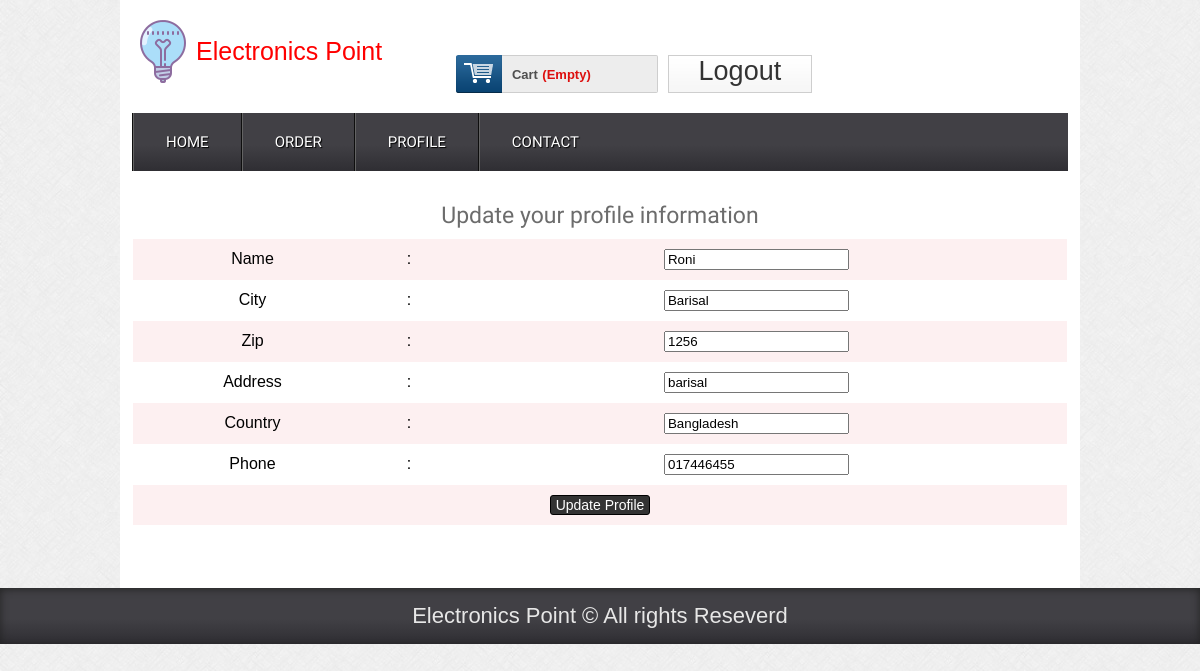
/shop/editprofile.php (signed in), run on the app's committed database.
### tables this page shows
CREATE TABLE `tbl_customer` (
  `csId` int(11) NOT NULL,
  `name` varchar(255) NOT NULL,
  `city` varchar(20) NOT NULL,
  `zip` varchar(20) NOT NULL,
  `email` varchar(50) NOT NULL,
  `address` varchar(255) NOT NULL,
  `country` varchar(20) NOT NULL,
  `phone` varchar(255) NOT NULL,
  `pass` varchar(255) NOT NULL
);

### shop/classes/Customer.php (called while the page is built, shortened)
<?php
$filepath = realpath(dirname(__FILE__));
include_once ($filepath."/../libs/Database.php");
?>
<?php
class Customer
{
	private $db;
	function __construct()
	{
		$this->db = new Database();
	}
	public function getCustomerInfo($csid){
		$sql = "SELECT * FROM tbl_customer WHERE csId='$csid'" ;
		$result = $this->db->select($sql);
		return $result;
	}
}
?>

### shop/libs/Database.php (called while the page is built, shortened)
<?php
Class Database{
	 public $host   = DB_HOST;
	 public $user   = DB_USER;
	 public $pass   = DB_PASS;
	 public $dbname = DB_NAME;
	 public $link;
	private function connectDB(){
		 $this->link = new mysqli($this->host, $this->user, $this->pass,$this->dbname);
	 }
	public function select($query){
	  $result = $this->link->query($query) or die($this->link->error.__LINE__);
		  if($result->num_rows > 0){
		    return $result;
		  }else {
		    return false;
		  }
	 }
}

### shop/libs/Session.php (called while the page is built, shortened)
<?php
class Session{
	 public static function get($key){
	    if (isset($_SESSION[$key])) {
		  return $_SESSION[$key];
		}else {
		  return false;
	    }
	 }
}

### shop/editprofile.php (the view, shortened to what this page needs)
<?php
	include("inc/header.php");
?>
 <div class="main">
    <div class="content">
		<div class="section group">
	   <?php
			$csid = Session::get('csid');
			$getCsInfo = $csmr->getCustomerInfo($csid);
			if ($getCsInfo) {
				while ($row = $getCsInfo->fetch_assoc()) {
		?>
		<form action="" method="POST">
			<table class="tblone">
				<tr>
					<td colspan='3'><h2>Update your profile information</h2></td>
				</tr>
				<tr>
					<td>Name</td>
					<td>:</td>
					<td><input type="text" name='name' value="<?php echo $row['name'];?>"></td>
				</tr>
				<tr>
					<td>City</td>
					<td>:</td>
					<td><input type="text" name='city' value="<?php echo $row['city'];?>"></td>
				</tr>
				<tr>
					<td>Zip</td>
					<td>:</td>
					<td><input type="text" name='zip' value="<?php echo $row['zip'];?>"></td>
				</tr>
				<tr>
					<td>Address</td>
					<td>:</td>
					<td><input type="text" name='address' value="<?php echo $row['address'];?>"></td>
				</tr>
				<tr>
					<td>Country</td>
					<td>:</td>
					<td><input type="text" name='country' value="<?php echo $row['country'];?>"></td>
				</tr>
				<tr>
					<td>Phone</td>
					<td>:</td>
					<td><input type="text" name='phone' value="<?php echo $row['phone'];?>"></td>
				</tr>
				<tr>
					<td colspan='3'><input type="submit" name="update" value="Update Profile"></td>
				</tr>
				<tr>
					<td colspan='3'></td>
				</tr>
			</table>
		</form>
			<?php } }?>
		</div>
    </div>
 </div>
</div>
 <?php
	include("inc/footer.php");
?>

### shop/css/style.css (style rules this page uses)
html,body,div,span,applet,object,iframe,h1,h2,h3,h4,h5,h6,p,blockquote,pre,a,abbr,acronym,address,big,cite,code,del,dfn,em,img,ins,kbd,q,s,samp,small,strike,strong,sub,sup,tt,var,b,u,i,dl,dt,dd,ol,nav ul,nav li,fieldset,form,label,legend,table,caption,tbody,tfoot,thead,tr,th,td,article,aside,canvas,details,embed,figure,figcaption,footer,header,hgroup,menu,nav,output,ruby,section,summary,time,mark,audio,video { margin:0;padding:0;border:0;font-size:100%;font:inherit;vertical-align:baseline; }
table { border-collapse:collapse;border-spacing:0; }
body { font-family:Arial, Helvetica, sans-serif; background:url(../images/body_bg3.jpg); }
.section { clear: both; padding: 0px; margin: 0px; }
.group:before, .group:after { content:""; display:table; }
.group:after { clear:both; }
.group { zoom:1; }
.content { padding:20px 0; background:#FFF; }
.content h2 { font-size:23px; color:#6C6C6C; font-family: 'Monda', sans-serif; }
.tblone { border: 1px solid #fff; margin-bottom: 12px; width: 100%; }
.tblone td { padding:10px;text-align:center; }
table.tblone tr:nth-child(2n+1) { background:#fff;height:30px; }
table.tblone tr:nth-child(2n) { background:#fdf0f1;height:30px; }
table.tblone input[type="submit"] { background: #333 none repeat scroll 0 0; border: 1px solid #000; border-radius: 3px; color: #fff; cursor: pointer; font-size: 14px; padding: 1px 5px; }

### data on the page
tbl_customer: name "Roni", city "Barisal", zip "1256", address "barisal", country "Bangladesh", phone "017446455"
